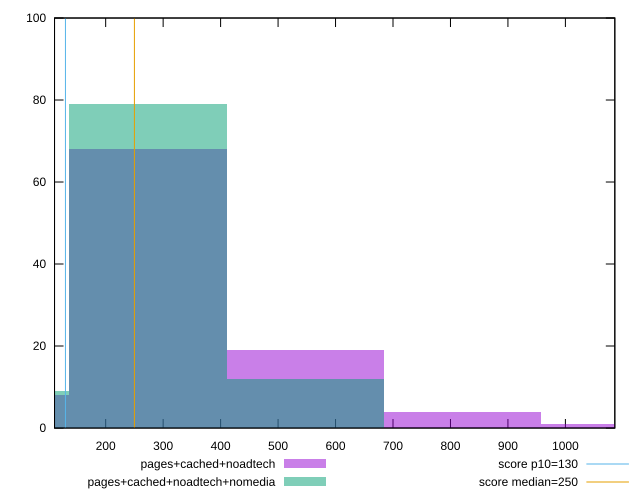

Generate this figure with gnuplot:
reset

$pagesCachedNoadtech <<EOF
273.6492529524727 68
0 8
820.9477588574181 4
547.2985059049454 19
1094.5970118098908 1
EOF

$pagesCachedNoadtechNomedia <<EOF
273.6492529524727 79
547.2985059049454 12
0 9
EOF

set key outside below
set boxwidth 273.6492529524727
set xrange [111:1086.0000000000002]
set yrange [0:100]
set trange [0:100]
set style fill transparent solid 0.5 noborder

set parametric
set terminal svg size 640, 500 enhanced background rgb 'white'
set output "report_00015_2021-02-09T16-11-33.973Z/max-potential-fid/comparison/histogram/2_vs_3.svg"

plot $pagesCachedNoadtech title "pages+cached+noadtech" with boxes, \
     $pagesCachedNoadtechNomedia title "pages+cached+noadtech+nomedia" with boxes, \
     130,t title "score p10=130", \
     250,t title "score median=250"

reset
